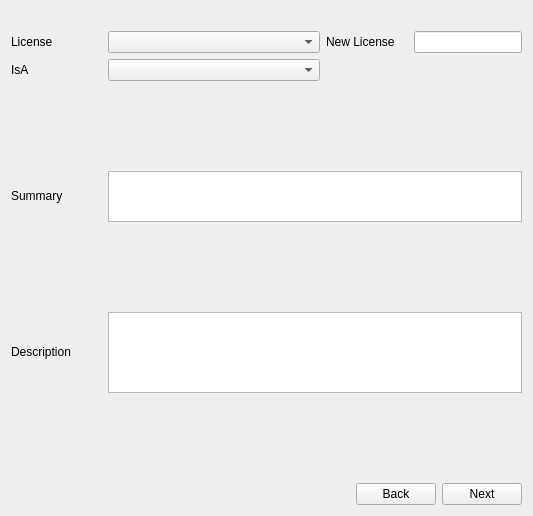
      <widget class="QWidget" name="tab_4">
       <attribute name="icon">
        <iconset resource="../icons/pisiyapicon.qrc">
         <normaloff>:/pspec.svg</normaloff>:/pspec.svg</iconset>
       </attribute>
       <attribute name="title">
        <string>pspec.xml</string>
       </attribute>
       <layout class="QGridLayout" name="gridLayout_17">
        <item row="0" column="0">
         <layout class="QGridLayout" name="gridLayout_16">
          <item row="0" column="0">
           <spacer name="horizontalSpacer_14">
            <property name="orientation">
             <enum>Qt::Horizontal</enum>
            </property>
            <property name="sizeHint" stdset="0">
             <size>
              <width>40</width>
              <height>20</height>
             </size>
            </property>
           </spacer>
          </item>
         </layout>
        </item>
        <item row="1" column="0">
         <layout class="QGridLayout" name="gridLayout_11">
          <item row="1" column="0">
           <widget class="QLabel" name="_license_2">
            <property name="sizePolicy">
             <sizepolicy hsizetype="Expanding" vsizetype="Fixed">
              <horstretch>0</horstretch>
              <verstretch>0</verstretch>
             </sizepolicy>
            </property>
            <property name="minimumSize">
             <size>
              <width>91</width>
              <height>22</height>
             </size>
            </property>
            <property name="text">
             <string>License</string>
            </property>
           </widget>
          </item>
          <item row="2" column="0">
           <widget class="QLabel" name="_isA_2">
            <property name="sizePolicy">
             <sizepolicy hsizetype="Expanding" vsizetype="Fixed">
              <horstretch>0</horstretch>
              <verstretch>0</verstretch>
             </sizepolicy>
            </property>
            <property name="minimumSize">
             <size>
              <width>91</width>
              <height>22</height>
             </size>
            </property>
            <property name="text">
             <string>IsA</string>
            </property>
           </widget>
          </item>
          <item row="1" column="1">
           <widget class="QComboBox" name="license">
            <property name="sizePolicy">
             <sizepolicy hsizetype="Expanding" vsizetype="Fixed">
              <horstretch>211</horstretch>
              <verstretch>22</verstretch>
             </sizepolicy>
            </property>
            <property name="toolTip">
             <string>&lt;!DOCTYPE HTML PUBLIC &quot;-//W3C//DTD HTML 4.0//EN&quot; &quot;http://www.w3.org/TR/REC-html40/strict.dtd&quot;&gt;
&lt;html&gt;&lt;head&gt;&lt;meta name=&quot;qrichtext&quot; content=&quot;1&quot; /&gt;&lt;style type=&quot;text/css&quot;&gt;
p, li { white-space: pre-wrap; }
&lt;/style&gt;&lt;/head&gt;&lt;body style=&quot; font-family:'Droid Sans'; font-size:9pt; font-weight:400; font-style:normal;&quot;&gt;
&lt;p style=&quot; margin-top:0px; margin-bottom:0px; margin-left:0px; margin-right:0px; -qt-block-indent:0; text-indent:0px;&quot;&gt;&lt;span style=&quot; font-family:'Serif'; font-size:10pt;&quot;&gt;If the license is not in this list, please write new license in the next field&lt;/span&gt;&lt;/p&gt;&lt;/body&gt;&lt;/html&gt;</string>
            </property>
            <item>
             <property name="text">
              <string/>
             </property>
            </item>
            <item>
             <property name="text">
              <string>GPLv1</string>
             </property>
            </item>
            <item>
             <property name="text">
              <string>GPLv2</string>
             </property>
            </item>
            <item>
             <property name="text">
              <string>GPLv3</string>
             </property>
            </item>
            <item>
             <property name="text">
              <string>LGPLv2</string>
             </property>
            </item>
            <item>
             <property name="text">
              <string>LGPLv2.1</string>
             </property>
            </item>
            <item>
             <property name="text">
              <string>LGPLv3</string>
             </property>
            </item>
            <item>
             <property name="text">
              <string>BSD</string>
             </property>
            </item>
            <item>
             <property name="text">
              <string>MIT</string>
             </property>
            </item>
            <item>
             <property name="text">
              <string>as-is</string>
             </property>
            </item>
           </widget>
          </item>
          <item row="2" column="1">
           <widget class="QComboBox" name="isA">
            <property name="sizePolicy">
             <sizepolicy hsizetype="Expanding" vsizetype="Fixed">
              <horstretch>211</horstretch>
              <verstretch>22</verstretch>
             </sizepolicy>
            </property>
            <property name="toolTip">
             <string>&lt;!DOCTYPE HTML PUBLIC &quot;-//W3C//DTD HTML 4.0//EN&quot; &quot;http://www.w3.org/TR/REC-html40/strict.dtd&quot;&gt;
&lt;html&gt;&lt;head&gt;&lt;meta name=&quot;qrichtext&quot; content=&quot;1&quot; /&gt;&lt;style type=&quot;text/css&quot;&gt;
p, li { white-space: pre-wrap; }
&lt;/style&gt;&lt;/head&gt;&lt;body style=&quot; font-family:'Droid Sans'; font-size:9pt; font-weight:400; font-style:normal;&quot;&gt;
&lt;p style=&quot; margin-top:0px; margin-bottom:0px; margin-left:0px; margin-right:0px; -qt-block-indent:0; text-indent:0px;&quot;&gt;&lt;span style=&quot; font-family:'Serif'; font-size:10pt;&quot;&gt;isA tag&lt;/span&gt;&lt;/p&gt;&lt;/body&gt;&lt;/html&gt;</string>
            </property>
            <item>
             <property name="text">
              <string/>
             </property>
            </item>
            <item>
             <property name="text">
              <string>app</string>
             </property>
            </item>
            <item>
             <property name="text">
              <string>app:console</string>
             </property>
            </item>
            <item>
             <property name="text">
              <string>app:gui</string>
             </property>
            </item>
            <item>
             <property name="text">
              <string>app:web</string>
             </property>
            </item>
            <item>
             <property name="text">
              <string>data</string>
             </property>
            </item>
            <item>
             <property name="text">
              <string>data:doc</string>
             </property>
            </item>
            <item>
             <property name="text">
              <string>data:font</string>
             </property>
            </item>
            <item>
             <property name="text">
              <string>driver</string>
             </property>
            </item>
            <item>
             <property name="text">
              <string>library</string>
             </property>
            </item>
            <item>
             <property name="text">
              <string>locale</string>
             </property>
            </item>
            <item>
             <property name="text">
              <string>kernel</string>
             </property>
            </item>
            <item>
             <property name="text">
              <string>service</string>
             </property>
            </item>
           </widget>
          </item>
          <item row="2" column="2">
           <spacer name="horizontalSpacer_8">
            <property name="orientation">
             <enum>Qt::Horizontal</enum>
            </property>
            <property name="sizeHint" stdset="0">
             <size>
              <width>40</width>
              <height>20</height>
             </size>
            </property>
           </spacer>
          </item>
          <item row="1" column="2">
           <widget class="QLabel" name="_license_3">
            <property name="sizePolicy">
             <sizepolicy hsizetype="Expanding" vsizetype="Fixed">
              <horstretch>81</horstretch>
              <verstretch>72</verstretch>
             </sizepolicy>
            </property>
            <property name="minimumSize">
             <size>
              <width>81</width>
              <height>22</height>
             </size>
            </property>
            <property name="text">
             <string>New License</string>
            </property>
           </widget>
          </item>
          <item row="1" column="3">
           <widget class="QLineEdit" name="newLicense">
            <property name="sizePolicy">
             <sizepolicy hsizetype="Expanding" vsizetype="Fixed">
              <horstretch>0</horstretch>
              <verstretch>0</verstretch>
             </sizepolicy>
            </property>
            <property name="toolTip">
             <string>&lt;!DOCTYPE HTML PUBLIC &quot;-//W3C//DTD HTML 4.0//EN&quot; &quot;http://www.w3.org/TR/REC-html40/strict.dtd&quot;&gt;
&lt;html&gt;&lt;head&gt;&lt;meta name=&quot;qrichtext&quot; content=&quot;1&quot; /&gt;&lt;style type=&quot;text/css&quot;&gt;
p, li { white-space: pre-wrap; }
&lt;/style&gt;&lt;/head&gt;&lt;body style=&quot; font-family:'Droid Sans'; font-size:9pt; font-weight:400; font-style:normal;&quot;&gt;
&lt;p style=&quot; margin-top:0px; margin-bottom:0px; margin-left:0px; margin-right:0px; -qt-block-indent:0; text-indent:0px;&quot;&gt;&lt;span style=&quot; font-family:'Serif'; font-size:10pt;&quot;&gt;New license&lt;/span&gt;&lt;/p&gt;&lt;/body&gt;&lt;/html&gt;</string>
            </property>
           </widget>
          </item>
          <item row="2" column="3">
           <spacer name="horizontalSpacer_12">
            <property name="orientation">
             <enum>Qt::Horizontal</enum>
            </property>
            <property name="sizeHint" stdset="0">
             <size>
              <width>40</width>
              <height>20</height>
             </size>
            </property>
           </spacer>
          </item>
         </layout>
        </item>
        <item row="2" column="0">
         <layout class="QGridLayout" name="gridLayout_12">
          <item row="0" column="0">
           <widget class="QLabel" name="_summary">
            <property name="sizePolicy">
             <sizepolicy hsizetype="Expanding" vsizetype="Fixed">
              <horstretch>0</horstretch>
              <verstretch>0</verstretch>
             </sizepolicy>
            </property>
            <property name="minimumSize">
             <size>
              <width>91</width>
              <height>22</height>
             </size>
            </property>
            <property name="text">
             <string>Summary</string>
            </property>
           </widget>
          </item>
          <item row="1" column="0">
           <widget class="QLabel" name="_description">
            <property name="sizePolicy">
             <sizepolicy hsizetype="Expanding" vsizetype="Fixed">
              <horstretch>0</horstretch>
              <verstretch>0</verstretch>
             </sizepolicy>
            </property>
            <property name="minimumSize">
             <size>
              <width>91</width>
              <height>22</height>
             </size>
            </property>
            <property name="text">
             <string>Description</string>
            </property>
           </widget>
          </item>
          <item row="0" column="1">
           <widget class="QPlainTextEdit" name="summary">
            <property name="sizePolicy">
             <sizepolicy hsizetype="Expanding" vsizetype="Fixed">
              <horstretch>255</horstretch>
              <verstretch>51</verstretch>
             </sizepolicy>
            </property>
            <property name="minimumSize">
             <size>
              <width>414</width>
              <height>51</height>
             </size>
            </property>
            <property name="toolTip">
             <string>&lt;!DOCTYPE HTML PUBLIC &quot;-//W3C//DTD HTML 4.0//EN&quot; &quot;http://www.w3.org/TR/REC-html40/strict.dtd&quot;&gt;
&lt;html&gt;&lt;head&gt;&lt;meta name=&quot;qrichtext&quot; content=&quot;1&quot; /&gt;&lt;style type=&quot;text/css&quot;&gt;
p, li { white-space: pre-wrap; }
&lt;/style&gt;&lt;/head&gt;&lt;body style=&quot; font-family:'Droid Sans'; font-size:9pt; font-weight:400; font-style:normal;&quot;&gt;
&lt;p style=&quot; margin-top:0px; margin-bottom:0px; margin-left:0px; margin-right:0px; -qt-block-indent:0; text-indent:0px;&quot;&gt;&lt;span style=&quot; font-family:'Serif'; font-size:10pt;&quot;&gt;Short summary of the package. Please, do not use &amp;quot;package name&amp;quot; and do not put a dot signal (.) at the end of a sentence in summary tag&lt;/span&gt;&lt;/p&gt;&lt;/body&gt;&lt;/html&gt;</string>
            </property>
           </widget>
          </item>
          <item row="1" column="1">
           <widget class="QPlainTextEdit" name="description">
            <property name="sizePolicy">
             <sizepolicy hsizetype="Expanding" vsizetype="Fixed">
              <horstretch>211</horstretch>
              <verstretch>81</verstretch>
             </sizepolicy>
            </property>
            <property name="minimumSize">
             <size>
              <width>414</width>
              <height>81</height>
             </size>
            </property>
            <property name="toolTip">
             <string>&lt;!DOCTYPE HTML PUBLIC &quot;-//W3C//DTD HTML 4.0//EN&quot; &quot;http://www.w3.org/TR/REC-html40/strict.dtd&quot;&gt;
&lt;html&gt;&lt;head&gt;&lt;meta name=&quot;qrichtext&quot; content=&quot;1&quot; /&gt;&lt;style type=&quot;text/css&quot;&gt;
p, li { white-space: pre-wrap; }
&lt;/style&gt;&lt;/head&gt;&lt;body style=&quot; font-family:'Droid Sans'; font-size:9pt; font-weight:400; font-style:normal;&quot;&gt;
&lt;p style=&quot; margin-top:0px; margin-bottom:0px; margin-left:0px; margin-right:0px; -qt-block-indent:0; text-indent:0px;&quot;&gt;&lt;span style=&quot; font-family:'Serif'; font-size:10pt;&quot;&gt;Long description of the package. You should specify more detailed information about the package in this tag.&lt;/span&gt;&lt;/p&gt;&lt;/body&gt;&lt;/html&gt;</string>
            </property>
           </widget>
          </item>
         </layout>
        </item>
        <item row="3" column="0">
         <layout class="QGridLayout" name="gridLayout_13">
          <item row="0" column="1">
           <widget class="QPushButton" name="backBut_2">
            <property name="sizePolicy">
             <sizepolicy hsizetype="Fixed" vsizetype="Fixed">
              <horstretch>0</horstretch>
              <verstretch>0</verstretch>
             </sizepolicy>
            </property>
            <property name="maximumSize">
             <size>
              <width>80</width>
              <height>27</height>
             </size>
            </property>
            <property name="text">
             <string>Back</string>
            </property>
            <property name="icon">
             <iconset resource="../icons/pisiyapicon.qrc">
              <normaloff>:/go-previous.svg</normaloff>:/go-previous.svg</iconset>
            </property>
           </widget>
          </item>
          <item row="0" column="2">
           <widget class="QPushButton" name="nextBut_2">
            <property name="sizePolicy">
             <sizepolicy hsizetype="Fixed" vsizetype="Fixed">
              <horstretch>0</horstretch>
              <verstretch>0</verstretch>
             </sizepolicy>
            </property>
            <property name="maximumSize">
             <size>
              <width>80</width>
              <height>27</height>
             </size>
            </property>
            <property name="text">
             <string>Next</string>
            </property>
            <property name="icon">
             <iconset resource="../icons/pisiyapicon.qrc">
              <normaloff>:/go-next.svg</normaloff>:/go-next.svg</iconset>
            </property>
           </widget>
          </item>
          <item row="0" column="0">
           <spacer name="horizontalSpacer_13">
            <property name="orientation">
             <enum>Qt::Horizontal</enum>
            </property>
            <property name="sizeHint" stdset="0">
             <size>
              <width>40</width>
              <height>20</height>
             </size>
            </property>
           </spacer>
          </item>
         </layout>
        </item>
       </layout>
      </widget>
